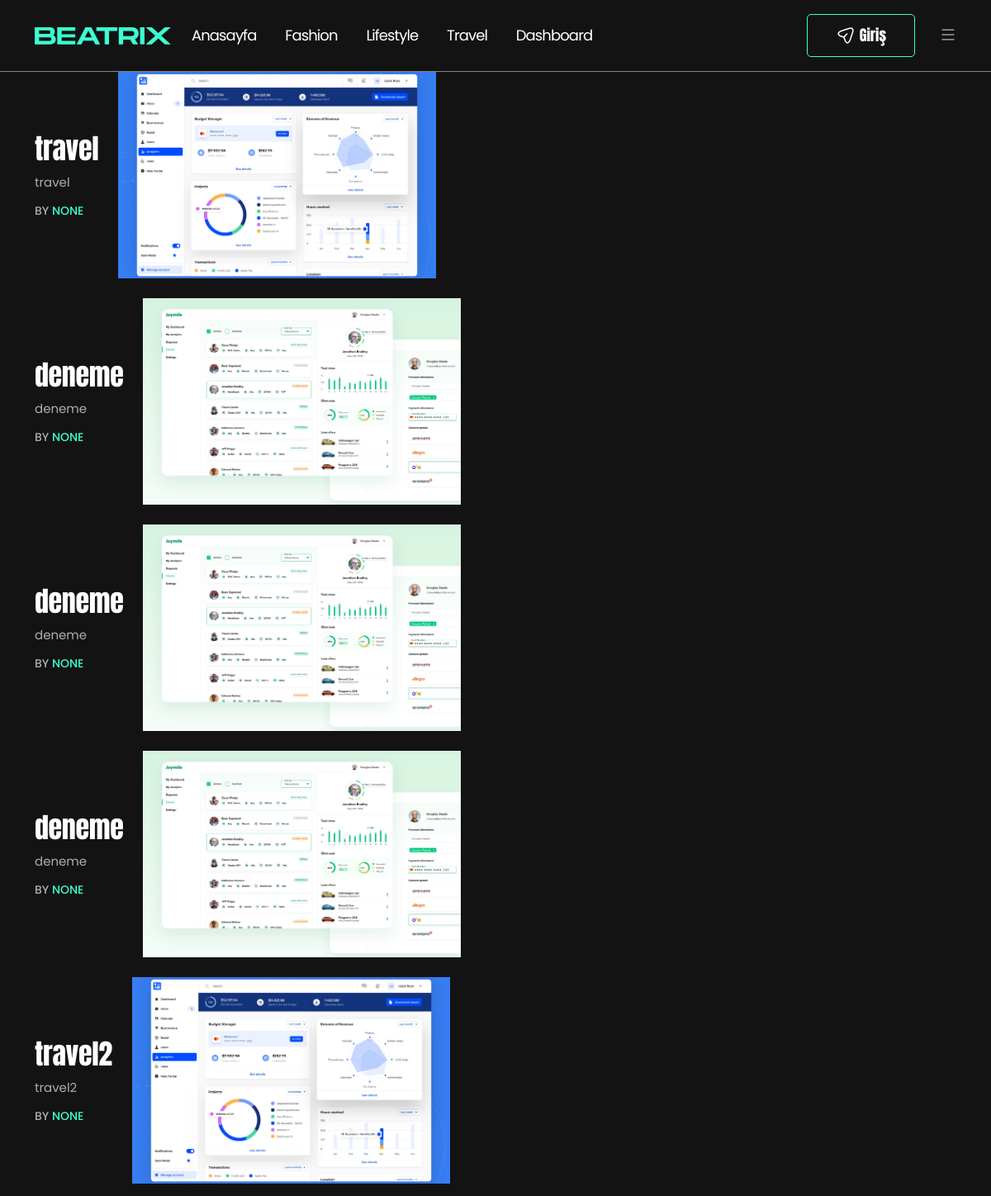
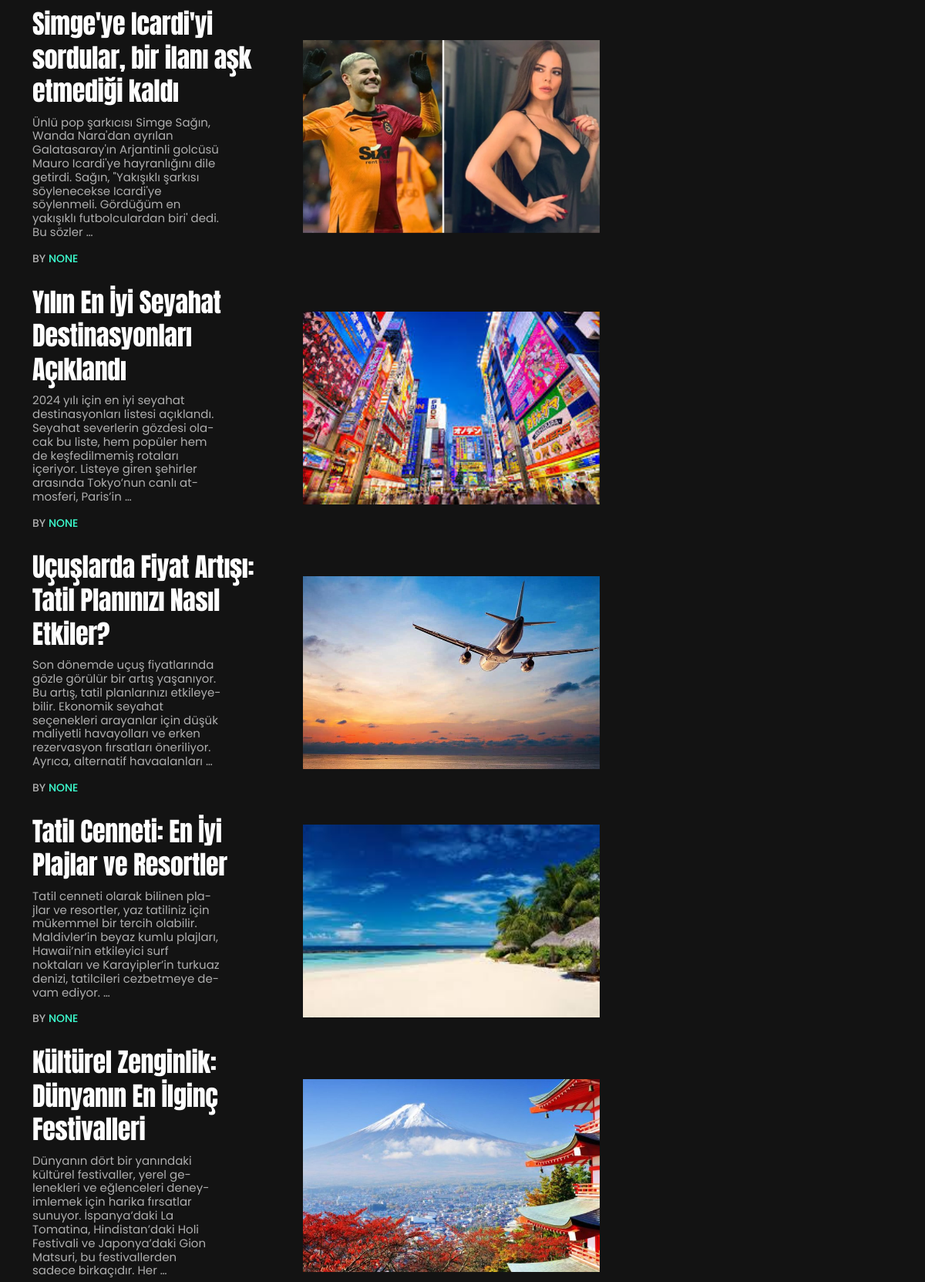
The app's page /travel/ (upper part), older data (2 pictures, top to bottom).
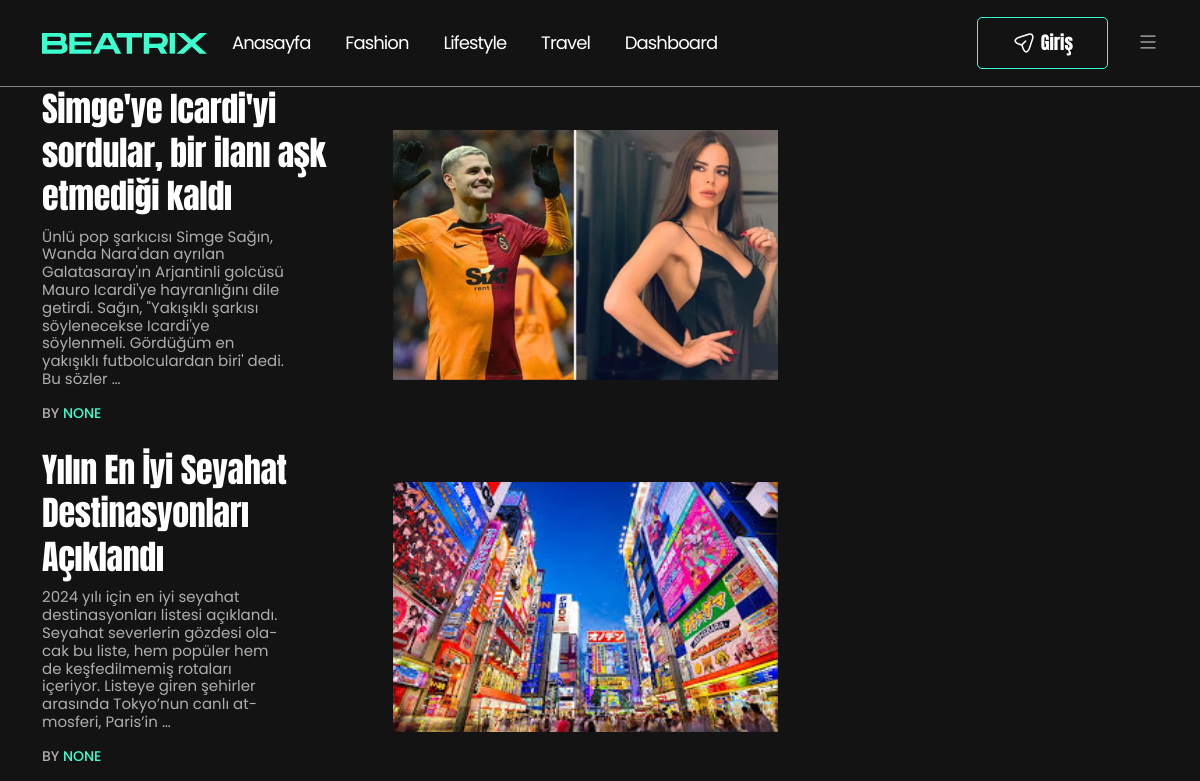
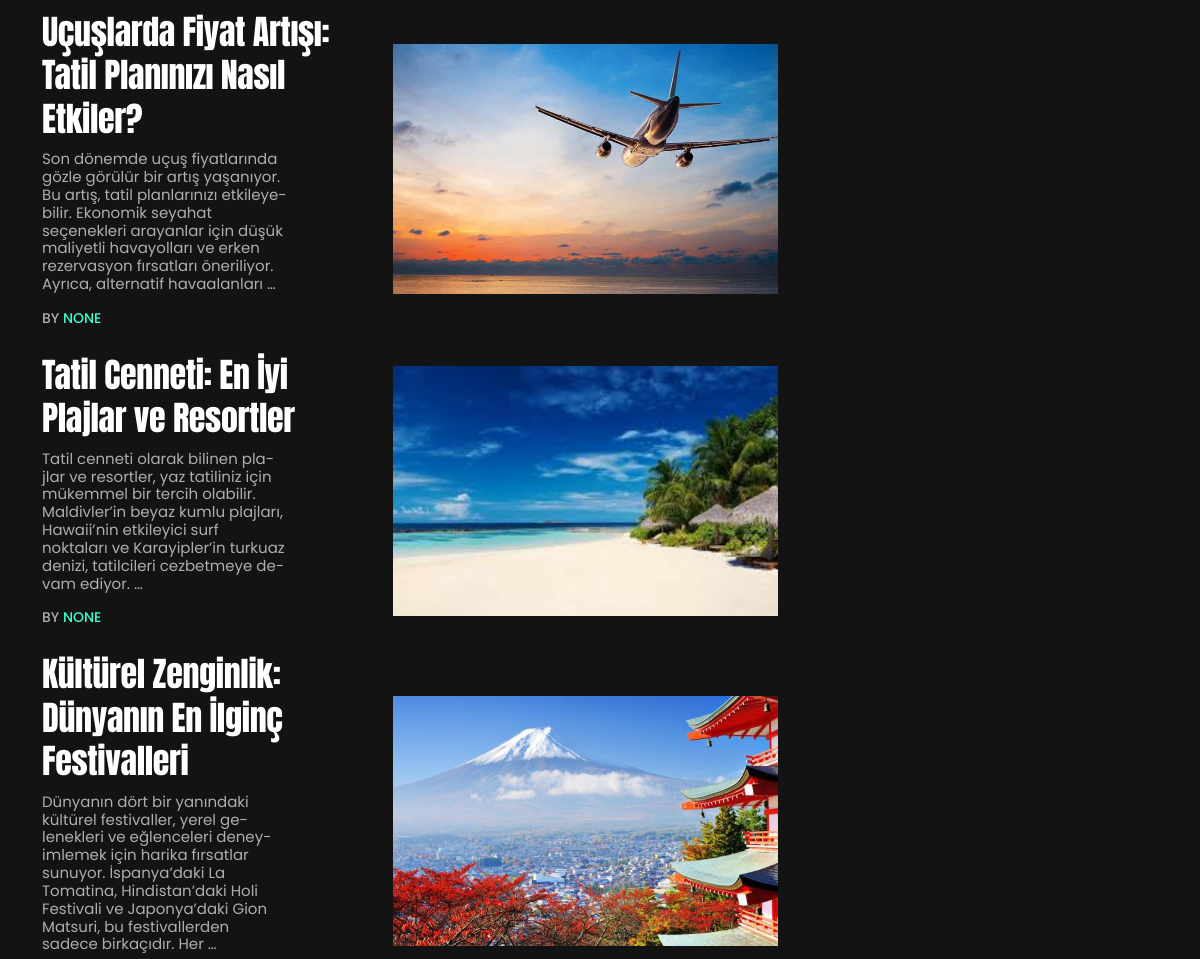
The same page, newer data (2 pictures, top to bottom).
### Writer/models.py (models this page shows, shortened)
class Post(models.Model):
    title = models.CharField(max_length=200)
    user = models.ForeignKey(User, on_delete=models.CASCADE, null=True, blank=True)
    writer = models.ForeignKey('Writer', verbose_name="Yazar", on_delete=models.CASCADE, related_name='posts', null=True, blank=True)
    category = models.ForeignKey(Category, on_delete=models.CASCADE, null=True, blank=True)
    content = RichTextField()
    is_published = models.BooleanField(default=False)
    live_date = models.DateTimeField(default=timezone.now)
    created_date = models.DateTimeField(auto_now_add=True)
    updated_date = models.DateTimeField(auto_now=True)
    image = models.ImageField(upload_to='images/', null=True, blank=True)
    is_delete = models.BooleanField(verbose_name=('Silindi?'), default=False)
    delete_date = models.DateTimeField(verbose_name=('Silinme Tarihi'), blank=True, null=True)
    view_count = models.PositiveIntegerField(default=0)

### Main/views.py (the view)
# urls.py: path('travel/', travel, name='travel'),
def travel(request):
    travel_posts = Post.objects.filter(category__name='Travel')
    return render(request, 'Main/travel.html', {'travels': travel_posts})

### Main/templates/Main/travel.html (shortened to what this page needs)
{% extends 'Main/base.html' %}
{% load static %}
{% block content %}
  <div class="theme-blog-page-area mb-80">
    <div class="container">
      <div class="row">
        <div class="col-lg-8">
          <div class="row">
            <div class="col-lg-12">
              {% for travel in travels %}
                <article class="post-block-style-wrapper post-block-template-four">
                  <div class="post-block-style-inner post-block-list-style-inner">
                    <div class="post-block-content-wrap">
                      <div class="post-item-title">
                        <h2 class="post-title"><a href="{% url 'post-detail' 'travel' travel.id %}">{{ travel.title }}</a></h2>
                      </div>
                      <div class="post-excerpt-box">
                        <p>{{ travel.content|safe|truncatewords:30 }}</p>
                      </div>
                      <div class="post-bottom-meta-list">
                        <div class="post-meta-author-box">
                          By <a href="javascript:void(0)">{{ travel.user }}</a>
                        </div>
                      </div>
                    </div>
                    {% if travel.image %}
                      <div class="post-block-media-wrap">
                        <a href="{% url 'post-detail' 'travel' travel.id %}"><img src="{{ travel.image.url }}" alt="{{ travel.title }}" /></a>
                      </div>
                    {% endif %}
                  </div>
                </article>
              {% endfor %}
            </div>
          </div>
        </div>
        <div class="col-lg-4"></div>
      </div>
    </div>
  </div>
{% endblock %}

Row changes from the older to the newer data that the page shows:
removed Post: title "travel", content "travel", user "NONE", image (picture)
removed Post: title "deneme", content "deneme", user "NONE", image (picture)
removed Post: title "deneme", content "deneme", user "NONE", image (picture)
removed Post: title "deneme", content "deneme", user "NONE", image (picture)
removed Post: title "travel2", content "travel2", user "NONE", image (picture)
